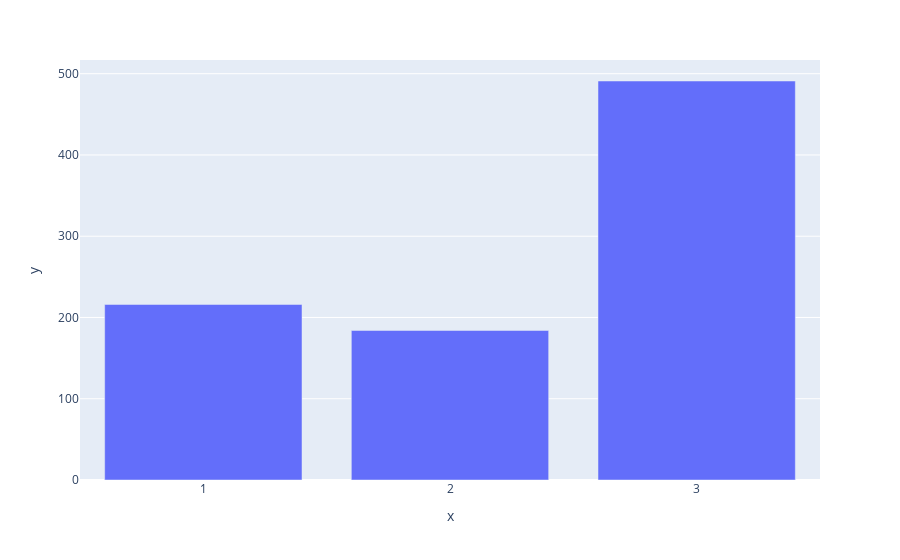

Notebook source saved alongside this figure:
### Code cell
classCounts = (
    df["Pclass"]
    .value_counts()
    .sort("Pclass")
    .with_columns(
        pl.col("Pclass").cast(pl.Utf8)
    )
)

import plotly.express as px

px.bar(
    x=classCounts["Pclass"],
    y=classCounts["count"]
)

### Figure 1 — Plotly figure (JSON) as saved in the notebook; plotly's stock layout.template omitted (floating-point values rounded to 4 significant figures)
{"data": [{"hovertemplate": "x=%{x}<br>y=%{y}<extra></extra>", "legendgroup": "", "marker": {"color": "#636efa", "pattern": {"shape": ""}}, "name": "", "orientation": "v", "showlegend": false, "textposition": "auto", "type": "bar", "x": ["1", "2", "3"], "xaxis": "x", "y": [216, 184, 491], "yaxis": "y"}], "layout": {"barmode": "relative", "legend": {"tracegroupgap": 0}, "margin": {"t": 60}, "xaxis": {"anchor": "y", "domain": [0, 1], "title": {"text": "x"}}, "yaxis": {"anchor": "x", "domain": [0, 1], "title": {"text": "y"}}}}
